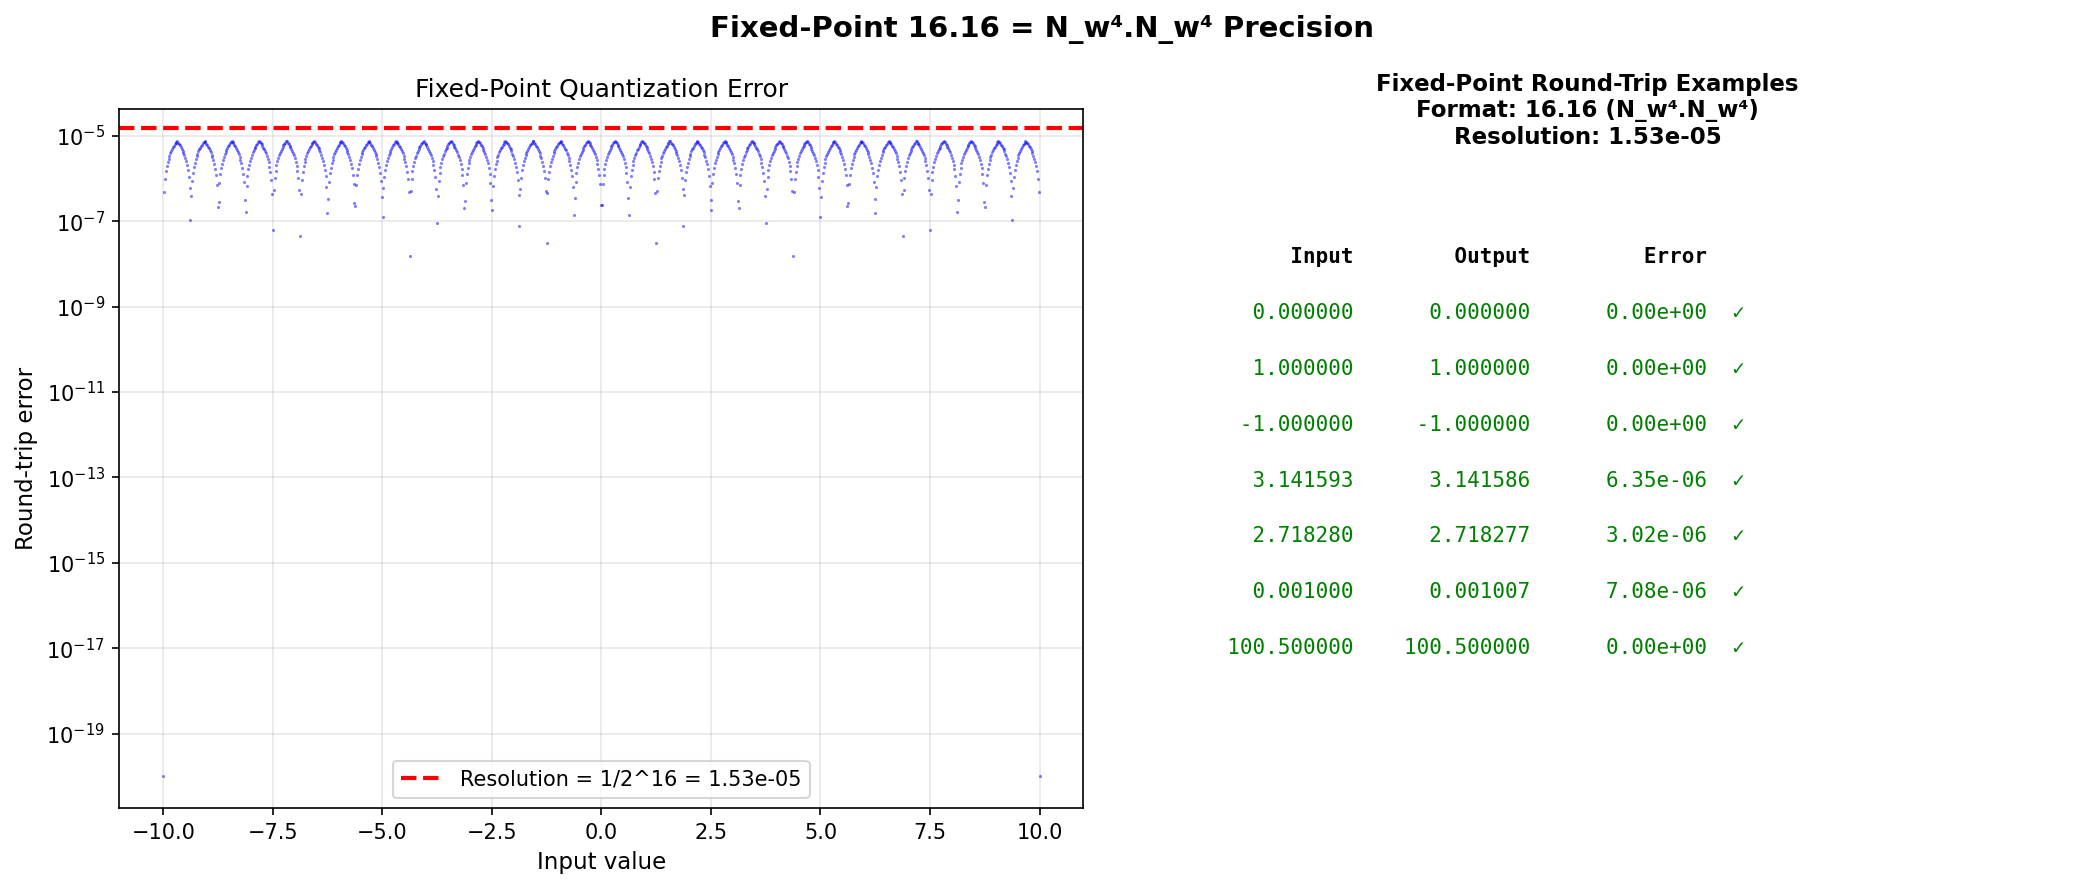

Here is the Python script that generated this plot:
#!/usr/bin/env python3
# Copyright (c) 2026 Daland Montgomery
# SPDX-License-Identifier: AGPL-3.0-or-later

"""Crystal Arcade — Fixed-Point 16.16 Precision (N_w⁴.N_w⁴)"""
import crystal_toe as ct
import matplotlib.pyplot as plt
import numpy as np

toe = ct.Toe(); arc = toe.arcade()

fig, axes = plt.subplots(1, 2, figsize=(14, 6))
fig.suptitle(f"Fixed-Point {arc.fixed_bits()}.{arc.fixed_bits()} = N_w⁴.N_w⁴ Precision",
             fontsize=14, fontweight='bold')

# ── Left: Round-trip error vs value ──
ax = axes[0]
x_range = np.linspace(-10, 10, 1000)
errors = [abs(arc.fixed_round_trip(x) - x) for x in x_range]
resolution = arc.fixed_resolution()

ax.semilogy(x_range, np.maximum(errors, 1e-20), 'b.', markersize=1, alpha=0.5)
ax.axhline(y=resolution, color='red', linewidth=2, linestyle='--',
           label=f'Resolution = 1/2^{arc.fixed_bits()} = {resolution:.2e}')
ax.set_xlabel('Input value', fontsize=11)
ax.set_ylabel('Round-trip error', fontsize=11)
ax.set_title('Fixed-Point Quantization Error')
ax.legend(fontsize=10)
ax.grid(True, alpha=0.3)

# ── Right: Example values ──
ax = axes[1]
ax.axis('off')
test_vals = [0.0, 1.0, -1.0, 3.14159265, 2.71828, 0.001, 100.5]
ax.text(0.5, 0.95, f'Fixed-Point Round-Trip Examples\n'
        f'Format: {arc.fixed_bits()}.{arc.fixed_bits()} (N_w⁴.N_w⁴)\n'
        f'Resolution: {resolution:.2e}',
        ha='center', fontsize=11, fontweight='bold', transform=ax.transAxes)

headers = f'{"Input":>12}  {"Output":>12}  {"Error":>12}'
ax.text(0.1, 0.78, headers, fontsize=10, fontfamily='monospace',
        fontweight='bold', transform=ax.transAxes)
for i, x in enumerate(test_vals):
    rt = arc.fixed_round_trip(x)
    err = abs(rt - x)
    ok = '✓' if err < resolution else '✗'
    line = f'{x:>12.6f}  {rt:>12.6f}  {err:>12.2e}  {ok}'
    y = 0.70 - i * 0.08
    color = 'green' if err < resolution else 'red'
    ax.text(0.1, y, line, fontsize=10, fontfamily='monospace',
            color=color, transform=ax.transAxes)

plt.tight_layout()
plt.savefig('arcade_fixed_point.png', dpi=150, bbox_inches='tight'); plt.show()
